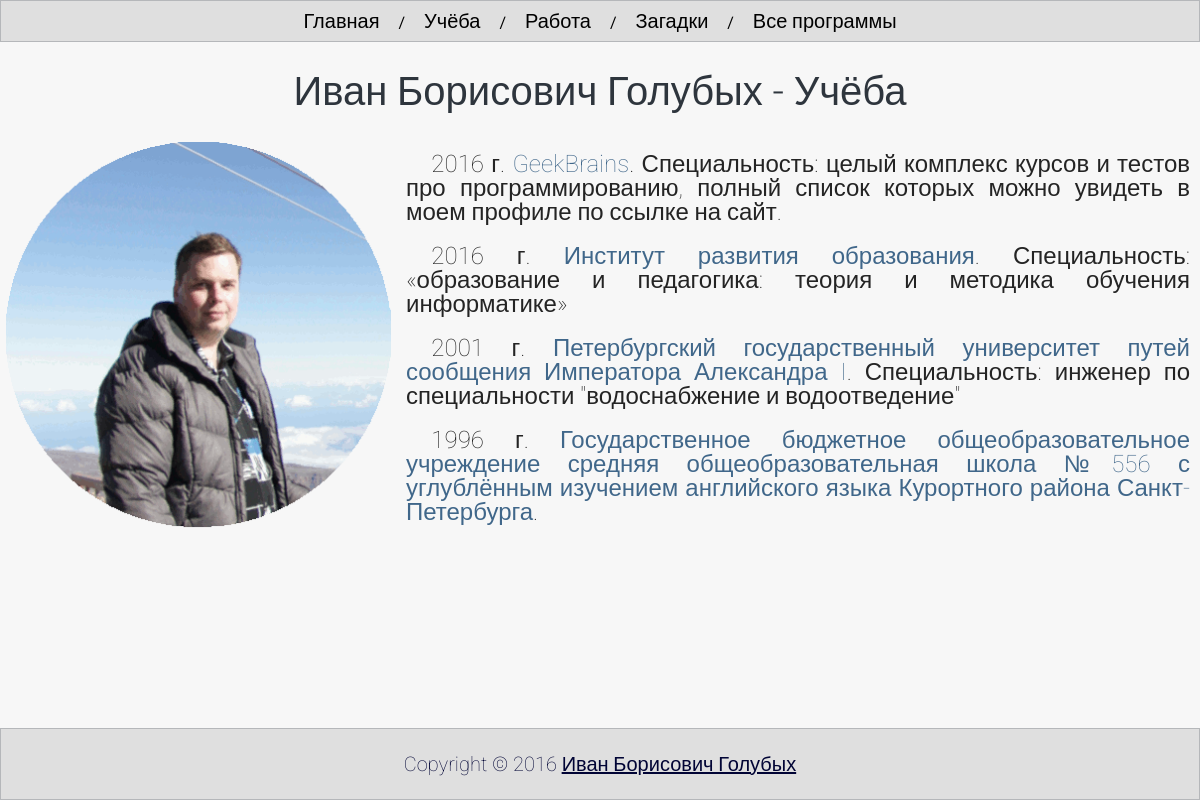
Screenshot of /django/profile_ig/learn/ with the database file from the repository.
### indexapp/models.py (models this page shows)
class Learn(models.Model):
    date_end = models.DateField(verbose_name='Дата окончания', auto_now=False, auto_now_add=False, db_index=True)
    site = models.CharField(verbose_name='Ссылка на сайт', max_length=128)
    name = models.TextField(verbose_name='Учреждение', max_length=1500)
    speciality = models.CharField(verbose_name='Специальность', max_length=128)

### indexapp/views.py (the view)
def learn(request):
    learn_places = Learn.objects.order_by('-date_end')
    return render_to_response("learn.html", {'learn_places': learn_places})

### templates/learn.html (shortened to what this page needs)
{% extends "base.html" %}
{% load staticfiles %}
{% block contetnt %}
    <h1>Иван Борисович Голубых - Учёба</h1>
    <div class="img_myfoto">
        <img src="{% static 'indexapp/img/ivan-tenerife.gif' %}"></img>
    </div><div>
        {% if not learn_places %}
        <p>Данные о моей учёбе недоступны в настощее время.</p>
        {% else %}
            {% for learn in learn_places %}
                <p>{{learn.date_end|date:'Y'}} г. <a href="{{ learn.site }}" target="_blank">{{learn.name}}</a>.
                {% if learn.speciality %}
                    Специальность: {{ learn.speciality|lower|safe }}
                {% endif %}
                </p>
            {% endfor %}
        {% endif %}
    </div>
{% endblock %}

### indexapp/static/indexapp/style.css (style rules this page uses)
* { margin: 0; padding: 0; }
html, body { height: 100%; }
body { width: 100%; max-width: 1280px; min-width: 300px; margin: 0 auto; background-color: #f7f7f7; font-family: 'Roboto', sans-serif; -webkit-hyphens: auto; -moz-hyphens: auto; -ms-hyphens: auto; }
.content div p, work_last_view { color: #242424; padding: 10px; text-align: justify; text-indent: 2ex; }
.content div a { text-decoration: none; color: #40678a; }
.content h1 { text-align: center; color: #2e353d; font-size: 40px; font-weight: 300; margin-top: 30px; margin-bottom: 30px; }
.img_myfoto { display: inline-block; width: 33%; padding: 0; margin: 0; border: 0; vertical-align: top; text-align: center }
.img_myfoto img { width: calc(100% - 10px); }
.img_myfoto + div { display: inline-block; width: calc(67%); margin: 0; padding: 0; border: 0; vertical-align: top; }

### rows the page displays
Learn: date_end "2016", name "GeekBrains", speciality "целый комплекс курсов и тестов про программированию, полный список которых можно увидеть в моем профиле по ссылке на сайт."
Learn: date_end "2016", name "Институт развития образования", speciality "«образование и педагогика: теория и методика обучения информатике»"
Learn: date_end "2001", name "Петербургский государственный университет путей сообщения Императора Александра I", speciality "инженер по специальности \"водоснабжение и водоотведение\""
Learn: date_end "1996", name "Государственное бюджетное общеобразовательное учреждение средняя общеобразовательная школа №556 с углублённым изучением английского языка Курортного района Санкт-Петербурга"
